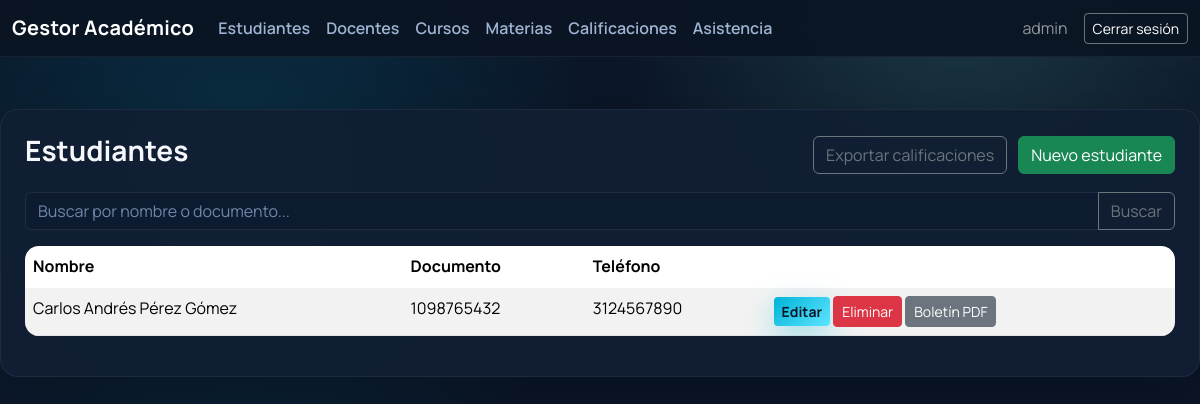
The app's page /estudiantes/ (signed in) with its own data.
### academico/models.py (models this page shows, shortened)
class Estudiante(models.Model):
    user = models.OneToOneField(User, on_delete=models.CASCADE, related_name="estudiante")
    documento = models.CharField(max_length=20, unique=True)
    fecha_nacimiento = models.DateField(null=True, blank=True)
    telefono = models.CharField(max_length=20, blank=True)
    direccion = models.CharField(max_length=200, blank=True)

### academico/views.py (the view)
# urls.py: path("estudiantes/", views.estudiante_list, name="estudiante_list"),
@rol_requerido("ADMIN")
def estudiante_list(request):
    q = request.GET.get("q", "")
    estudiantes = Estudiante.objects.all()
    if q:
        estudiantes = (
            estudiantes.filter(user__first_name__icontains=q)
            | estudiantes.filter(user__last_name__icontains=q)
            | estudiantes.filter(documento__icontains=q)
        )
    return render(request, "estudiantes/estudiante_list.html", {"estudiantes": estudiantes, "q": q})

### academico/context_processors.py (called while the page is built)
def perfil_usuario(request):
    perfil = None
    if request.user.is_authenticated:
        try:
            perfil = request.user.perfil
        except Perfil.DoesNotExist:
            perfil = None
    return {"perfil_usuario": perfil}

### templates/estudiantes/estudiante_list.html (shortened to what this page needs)
{% extends "base.html" %}
{% block content %}
<div class="d-flex justify-content-between align-items-center mb-3">
    <h3>Estudiantes</h3>
    <div>
        <a href="{% url 'calificaciones_excel' %}" class="btn btn-outline-secondary me-2">Exportar calificaciones</a>
        <a href="{% url 'estudiante_create' %}" class="btn btn-success">Nuevo estudiante</a>
    </div>
</div>
<form method="get" class="mb-3">
    <div class="input-group">
        <input type="text" name="q" class="form-control" placeholder="Buscar por nombre o documento..." value="{{ q }}">
        <button class="btn btn-outline-secondary" type="submit">Buscar</button>
    </div>
</form>
<table class="table table-striped">
    <thead>
        <tr>
            <th>Nombre</th>
            <th>Documento</th>
            <th>Teléfono</th>
            <th></th>
        </tr>
    </thead>
    <tbody>
        {% for est in estudiantes %}
        <tr>
            <td>{{ est.user.get_full_name }}</td>
            <td>{{ est.documento }}</td>
            <td>{{ est.telefono }}</td>
            <td>
                <a href="{% url 'estudiante_update' est.pk %}" class="btn btn-sm btn-primary">Editar</a>
                <a href="{% url 'estudiante_delete' est.pk %}" class="btn btn-sm btn-danger">Eliminar</a>
                <a href="{% url 'boletin_pdf' est.pk %}" class="btn btn-sm btn-secondary">Boletín PDF</a>
            </td>
        </tr>
        {% empty %}
        <tr><td colspan="4">No hay estudiantes registrados.</td></tr>
        {% endfor %}
    </tbody>
</table>
{% endblock %}

### templates/base.html (shortened to what this page needs)
<!DOCTYPE html>
<html lang="es">
<head>
    <link href="https://cdn.jsdelivr.net/npm/bootstrap@5.3.3/dist/css/bootstrap.min.css" rel="stylesheet">
</head>
<body>
<nav class="navbar navbar-expand-lg navbar-dark mb-4">
    <div class="container-fluid">
        <a class="navbar-brand" href="{% url 'dashboard' %}">Gestor Académico</a>
        <div class="collapse navbar-collapse" id="navbarNav">
            {% if user.is_authenticated %}
                {% if user.is_superuser %}
                <ul class="navbar-nav me-auto">
                    <li class="nav-item"><a class="nav-link" href="{% url 'estudiante_list' %}">Estudiantes</a></li>
                    <li class="nav-item"><a class="nav-link" href="{% url 'docente_list' %}">Docentes</a></li>
                    <li class="nav-item"><a class="nav-link" href="{% url 'curso_list' %}">Cursos</a></li>
                    <li class="nav-item"><a class="nav-link" href="{% url 'materia_list' %}">Materias</a></li>
                    <li class="nav-item"><a class="nav-link" href="{% url 'calificacion_list' %}">Calificaciones</a></li>
                    <li class="nav-item"><a class="nav-link" href="{% url 'asistencia_list' %}">Asistencia</a></li>
                </ul>
                {% elif perfil_usuario and perfil_usuario.rol == "DOCENTE" %}
                <ul class="navbar-nav me-auto">
                    <li class="nav-item"><a class="nav-link" href="{% url 'docente_mis_materias' %}">Mis materias</a></li>
                    <li class="nav-item"><a class="nav-link" href="{% url 'asistencia_list' %}">Asistencia (vista general)</a></li>
                </ul>
                {% endif %}
                <span class="navbar-text me-3">
                    {{ user.get_username }}
                </span>
                <a href="{% url 'logout' %}" class="btn btn-outline-light btn-sm">Cerrar sesión</a>
            {% else %}
                <a href="{% url 'login' %}" class="btn btn-outline-light btn-sm ms-auto">Ingresar</a>
            {% endif %}
        </div>
    </div>
</nav>
<main class="container-xxl page-shell">
    <div class="page-surface">
        {% block content %}{% endblock %}
    </div>
</main>
</body>
</html>

### templates/base.html (style rules this page uses)
:root { --bg-main: #0b1628; --card: #0f1f35; --card-soft: #132742; --text: #e7edf6; --muted: #9fb3d2; --primary: #00b4d8; --primary-strong: #0091b5; --accent: #80ffea; --shadow: 0 20px 60px rgba(0, 0, 0, 0.25); }
* { font-family: 'Manrope', system-ui, -apple-system, sans-serif; }
body { background: radial-gradient(circle at 20% 20%, rgba(0,180,216,0.16), transparent 32%), radial-gradient(circle at 80% 0%, rgba(128,255,234,0.14), transparent 28%), var(--bg-main); color: var(--text); min-height: 100vh; }
.navbar { background: rgba(10,20,35,0.9); backdrop-filter: blur(10px); border-bottom: 1px solid rgba(255,255,255,0.06); }
.navbar-brand { font-weight: 700; letter-spacing: 0.3px; }
.nav-link { color: var(--muted) !important; font-weight: 600; }
.page-shell { padding: 28px 0 60px; }
.page-surface { background: rgba(17, 31, 52, 0.9); border: 1px solid rgba(255,255,255,0.06); border-radius: 18px; padding: 24px; box-shadow: var(--shadow); }
h1, h2, h3, h4, h5 { color: #f5f7fb; font-weight: 700; }
table.table { background: rgba(15,31,53,0.95); color: var(--text); border-radius: 14px; overflow: hidden; border-collapse: separate; border-spacing: 0; }
table.table thead { background: rgba(255,255,255,0.06); }
table.table thead th { border-bottom: 1px solid rgba(255,255,255,0.08); }
table.table tbody td { border-top: 1px solid rgba(255,255,255,0.05); }
.btn-primary { background: linear-gradient(135deg, var(--primary), #5de4ff); border: none; color: #0b1628; font-weight: 700; box-shadow: 0 10px 30px rgba(0,180,216,0.35); }
.btn-outline-light { border-color: rgba(255,255,255,0.4); color: #fff; }
input, select, textarea { background: #0c1b2f !important; color: var(--text) !important; border: 1px solid rgba(255,255,255,0.08) !important; }
input::placeholder, textarea::placeholder { color: #6f86a9 !important; }

### records on screen
Estudiante: user.get_full_name "Carlos Andrés Pérez Gómez", documento "1098765432", telefono "3124567890"

### other values on screen
{{ user.get_username }} "admin"
